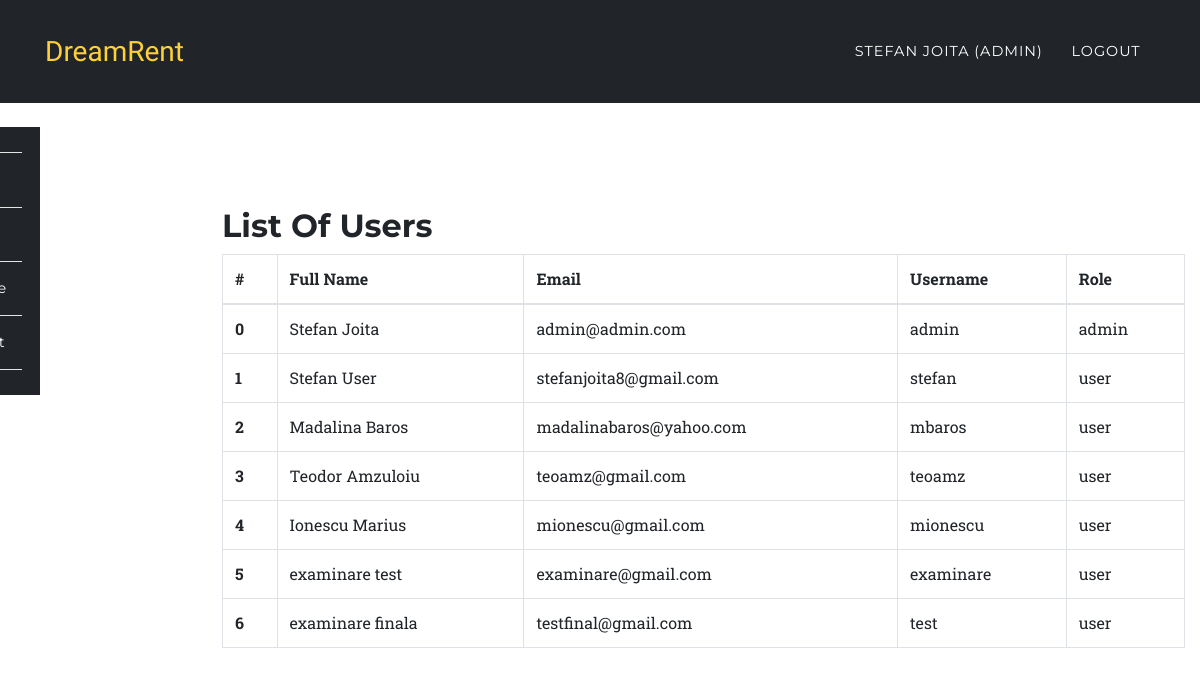
Screenshot of /app/users.php (signed in) with the database file from the repository.
### tables this page shows
CREATE TABLE `users` (
  `id` int(10) UNSIGNED NOT NULL,
  `fullname` varchar(191) NOT NULL,
  `mobile` varchar(191) NOT NULL,
  `username` varchar(191) NOT NULL,
  `email` varchar(191) NOT NULL,
  `password` varchar(191) NOT NULL,
  `created_at` timestamp NULL DEFAULT current_timestamp(),
  `updated_at` timestamp NULL DEFAULT current_timestamp(),
  `role` varchar(100) DEFAULT 'user',
  `status` int(1) NOT NULL DEFAULT 1
);

### app/users.php (the view, shortened to what this page needs)
<?php
	require '../config/config.php';
		try {
			$stmt = $connect->prepare('SELECT * FROM users');
			$stmt->execute();
			$data = $stmt->fetchAll(PDO::FETCH_ASSOC);
		}
		catch(PDOException $e) {
			$errMsg = $e->getMessage();
		}
?>
<?php include '../include/header.php';?>
	<nav class="navbar navbar-expand-lg navbar-dark" style="background-color:#212529;" id="mainNav">
      <div class="container">
        <a class="navbar-brand js-scroll-trigger" href="../index.php">DreamRent</a>
        <div class="collapse navbar-collapse" id="navbarResponsive">
          <ul class="navbar-nav text-uppercase ml-auto">
            <li class="nav-item">
              <a class="nav-link" href="login.php"><?php echo $_SESSION['fullname']; ?> <?php if($_SESSION['role'] == 'admin'){ echo "(Admin)"; } ?></a>
            </li>
            <li class="nav-item">
              <a href="../auth/logout.php" class="nav-link">Logout</a>
            </li>
          </ul>
        </div>
      </div>
    </nav>
<?php include '../include/side-nav.php';?>
<section class="wrapper" style="margin-left:16%;margin-top: -5%;">
	<div class="container">
		<div class="row">
			<div class="col-12">
				<h2>List Of Users</h2>
				<div class="table-responsive">
					<table class="table table-bordered">
					  <thead>
					    <tr>
					      <th>#</th>
					      <th>Full Name</th>
					      <th>Email</th>
					      <th>Username</th>
					      <th>Role</th>
					    </tr>
					  </thead>
					  <tbody>
					  	<?php
					  		foreach ($data as $key => $value) {
							   echo '<tr>';
							      echo '<th scope="row">'.$key.'</th>';
							      echo '<td>'.$value['fullname'].'</td>';
							      echo '<td>'.$value['email'].'</td>';
							      echo '<td>'.$value['username'].'</td>';
							      echo '<td>'.$value['role'].'</td>';
							   echo '</tr>';
					  		}
					  	?>
					  </tbody>
					</table>
				</div>
			</div>
		</div>
	</div>
</section>
<?php include '../include/footer.php';?>

### assets/css/rent.css (style rules this page uses)
body { overflow-x: hidden; font-family: 'Roboto Slab', 'Helvetica Neue', Helvetica, Arial, sans-serif; }
a { color: #fed136; }
h1, h2, h3, h4, h5, h6 { font-weight: 700; font-family: 'Montserrat', 'Helvetica Neue', Helvetica, Arial, sans-serif; }
section { padding: 100px 0; }
@media (min-width: 768px) { section { padding: 140px 0; } }
#mainNav { background-color: #212529; }
#mainNav .navbar-brand { color: #fed136; font-family: 'Kaushan Script', 'Helvetica Neue', Helvetica, Arial, cursive; }
#mainNav .navbar-nav .nav-item .nav-link { font-size: 90%; font-weight: 400; padding: 0.75em 0; letter-spacing: 1px; color: white; font-family: 'Montserrat', 'Helvetica Neue', Helvetica, Arial, sans-serif; }
@media (min-width: 992px) { #mainNav { padding-top: 25px; padding-bottom: 25px; -webkit-transition: padding-top 0.3s, padding-bottom 0.3s; -moz-transition: padding-top 0.3s, padding-bottom 0.3s; transition: padding-top 0.3s, padding-bottom 0.3s; border: none; background-color: transparent; } }
@media (min-width: 992px) { #mainNav .navbar-brand { font-size: 1.75em; -webkit-transition: all 0.3s; -moz-transition: all 0.3s; transition: all 0.3s; } }
@media (min-width: 992px) { #mainNav .navbar-nav .nav-item .nav-link { padding: 1.1em 1em !important; } }

### assets/css/style.css (style rules this page uses)
.navbar { border-radius: 0px; }
section { padding-left: 15px; }

### rows the page displays
users: key "0", fullname "Stefan Joita", email "admin@admin.com", username "admin", role "admin"
users: key "1", fullname "Stefan User", email "stefanjoita8@gmail.com", username "stefan", role "user"
users: key "2", fullname "Madalina Baros", email "madalinabaros@yahoo.com", username "mbaros", role "user"
users: key "3", fullname "Teodor Amzuloiu", email "teoamz@gmail.com", username "teoamz", role "user"
users: key "4", fullname "Ionescu Marius", email "mionescu@gmail.com", username "mionescu", role "user"
users: key "5", fullname "examinare test", email "examinare@gmail.com", username "examinare", role "user"
users: key "6", fullname "examinare finala", email "testfinal@gmail.com", username "test", role "user"

### other values shown
$_SESSION['fullname'] "STEFAN JOITA"
